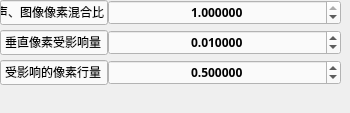
      <widget class="QWidget" name="tab_16">
       <attribute name="title">
        <string>水平噪声线</string>
       </attribute>
       <widget class="QWidget" name="formLayoutWidget_13">
        <property name="geometry">
         <rect>
          <x>0</x>
          <y>0</y>
          <width>341</width>
          <height>104</height>
         </rect>
        </property>
        <layout class="QFormLayout" name="formLayout_22">
         <property name="horizontalSpacing">
          <number>0</number>
         </property>
         <property name="verticalSpacing">
          <number>5</number>
         </property>
         <item row="0" column="0">
          <widget class="QLineEdit" name="lineEdit_74">
           <property name="font">
            <font>
             <family>等线</family>
             <weight>50</weight>
             <bold>false</bold>
            </font>
           </property>
           <property name="styleSheet">
            <string notr="true">background-color: rgb(250, 250, 250);</string>
           </property>
           <property name="text">
            <string>噪声、图像像素混合比</string>
           </property>
           <property name="alignment">
            <set>Qt::AlignCenter</set>
           </property>
           <property name="readOnly">
            <bool>true</bool>
           </property>
          </widget>
         </item>
         <item row="1" column="0">
          <widget class="QLineEdit" name="lineEdit_75">
           <property name="font">
            <font>
             <family>等线</family>
             <weight>50</weight>
             <bold>false</bold>
            </font>
           </property>
           <property name="styleSheet">
            <string notr="true">background-color: rgb(250, 250, 250);</string>
           </property>
           <property name="text">
            <string>垂直像素受影响量</string>
           </property>
           <property name="alignment">
            <set>Qt::AlignCenter</set>
           </property>
           <property name="readOnly">
            <bool>true</bool>
           </property>
          </widget>
         </item>
         <item row="1" column="1">
          <widget class="QDoubleSpinBox" name="user_horz_noise_lines_density_y_SpinBox">
           <property name="font">
            <font>
             <family>Adobe 繁黑體 Std B</family>
             <weight>75</weight>
             <bold>true</bold>
            </font>
           </property>
           <property name="styleSheet">
            <string notr="true">background-color: rgb(250, 250, 250);</string>
           </property>
           <property name="alignment">
            <set>Qt::AlignCenter</set>
           </property>
           <property name="decimals">
            <number>6</number>
           </property>
           <property name="maximum">
            <double>1.000000000000000</double>
           </property>
           <property name="singleStep">
            <double>0.010000000000000</double>
           </property>
           <property name="value">
            <double>0.010000000000000</double>
           </property>
          </widget>
         </item>
         <item row="2" column="0">
          <widget class="QLineEdit" name="lineEdit_76">
           <property name="font">
            <font>
             <family>等线</family>
             <weight>50</weight>
             <bold>false</bold>
            </font>
           </property>
           <property name="styleSheet">
            <string notr="true">background-color: rgb(250, 250, 250);</string>
           </property>
           <property name="text">
            <string>受影响的像素行量</string>
           </property>
           <property name="alignment">
            <set>Qt::AlignCenter</set>
           </property>
           <property name="readOnly">
            <bool>true</bool>
           </property>
          </widget>
         </item>
         <item row="2" column="1">
          <widget class="QDoubleSpinBox" name="user_horz_noise_lines_density_xy_SpinBox">
           <property name="font">
            <font>
             <family>Adobe 繁黑體 Std B</family>
             <weight>75</weight>
             <bold>true</bold>
            </font>
           </property>
           <property name="styleSheet">
            <string notr="true">background-color: rgb(250, 250, 250);</string>
           </property>
           <property name="alignment">
            <set>Qt::AlignCenter</set>
           </property>
           <property name="decimals">
            <number>6</number>
           </property>
           <property name="maximum">
            <double>1.000000000000000</double>
           </property>
           <property name="singleStep">
            <double>0.010000000000000</double>
           </property>
           <property name="value">
            <double>0.500000000000000</double>
           </property>
          </widget>
         </item>
         <item row="0" column="1">
          <widget class="QDoubleSpinBox" name="user_horz_noise_lines_contrib_SpinBox">
           <property name="font">
            <font>
             <family>Adobe 繁黑體 Std B</family>
             <weight>75</weight>
             <bold>true</bold>
            </font>
           </property>
           <property name="styleSheet">
            <string notr="true">background-color: rgb(250, 250, 250);</string>
           </property>
           <property name="alignment">
            <set>Qt::AlignCenter</set>
           </property>
           <property name="decimals">
            <number>6</number>
           </property>
           <property name="maximum">
            <double>1.000000000000000</double>
           </property>
           <property name="singleStep">
            <double>0.010000000000000</double>
           </property>
           <property name="value">
            <double>1.000000000000000</double>
           </property>
          </widget>
         </item>
        </layout>
       </widget>
      </widget>
